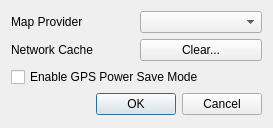
<?xml version="1.0" encoding="UTF-8"?>
<ui version="4.0">
 <class>SettingsDialog</class>
 <widget class="QDialog" name="SettingsDialog">
  <property name="geometry">
   <rect>
    <x>0</x>
    <y>0</y>
    <width>273</width>
    <height>128</height>
   </rect>
  </property>
  <property name="windowTitle">
   <string>Settings</string>
  </property>
  <layout class="QGridLayout" name="gridLayout">
   <item row="0" column="0">
    <widget class="QLabel" name="mapLabel">
     <property name="text">
      <string>Map Provider</string>
     </property>
    </widget>
   </item>
   <item row="0" column="1">
    <widget class="QComboBox" name="comboBox"/>
   </item>
   <item row="2" column="0" colspan="2">
    <widget class="QCheckBox" name="checkBox">
     <property name="text">
      <string>Enable GPS Power Save Mode</string>
     </property>
    </widget>
   </item>
   <item row="3" column="0" colspan="2">
    <widget class="QDialogButtonBox" name="buttonBox">
     <property name="orientation">
      <enum>Qt::Horizontal</enum>
     </property>
     <property name="standardButtons">
      <set>QDialogButtonBox::Cancel|QDialogButtonBox::Ok</set>
     </property>
    </widget>
   </item>
   <item row="1" column="0">
    <widget class="QLabel" name="networkCacheLabel">
     <property name="text">
      <string>Network Cache</string>
     </property>
    </widget>
   </item>
   <item row="1" column="1">
    <widget class="QPushButton" name="clearCacheButton">
     <property name="text">
      <string>Clear...</string>
     </property>
    </widget>
   </item>
  </layout>
 </widget>
 <resources/>
 <connections>
  <connection>
   <sender>buttonBox</sender>
   <signal>accepted()</signal>
   <receiver>SettingsDialog</receiver>
   <slot>accept()</slot>
   <hints>
    <hint type="sourcelabel">
     <x>248</x>
     <y>254</y>
    </hint>
    <hint type="destinationlabel">
     <x>157</x>
     <y>274</y>
    </hint>
   </hints>
  </connection>
  <connection>
   <sender>buttonBox</sender>
   <signal>rejected()</signal>
   <receiver>SettingsDialog</receiver>
   <slot>reject()</slot>
   <hints>
    <hint type="sourcelabel">
     <x>316</x>
     <y>260</y>
    </hint>
    <hint type="destinationlabel">
     <x>286</x>
     <y>274</y>
    </hint>
   </hints>
  </connection>
 </connections>
</ui>
